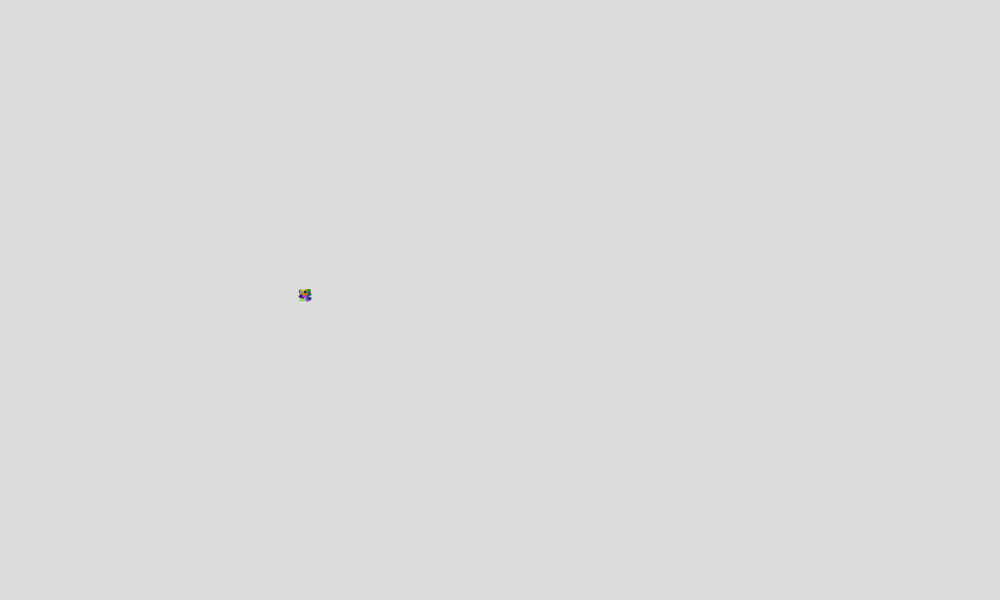
Frame 1 (no input)
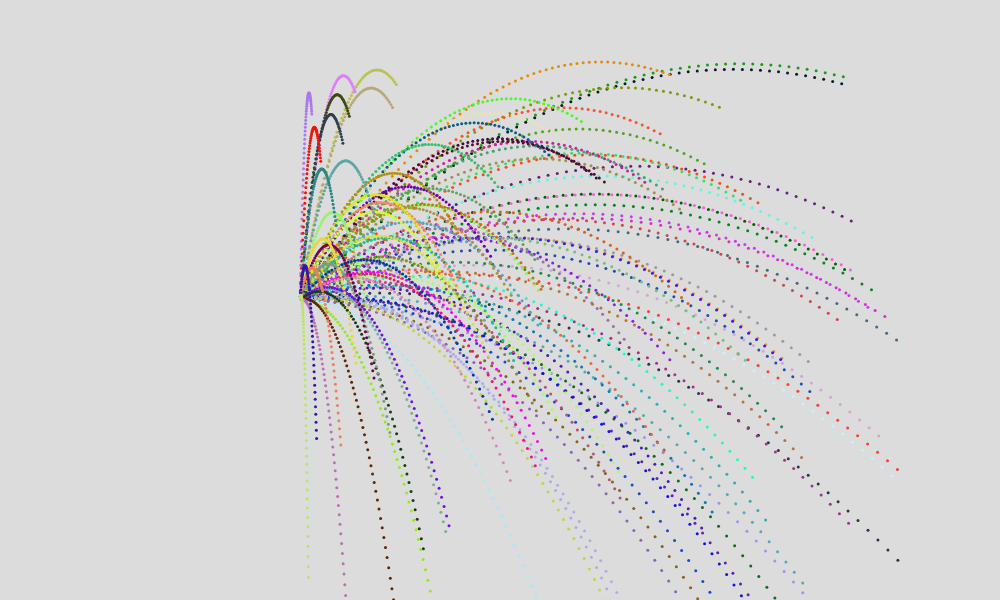
Frame 60 (no input)
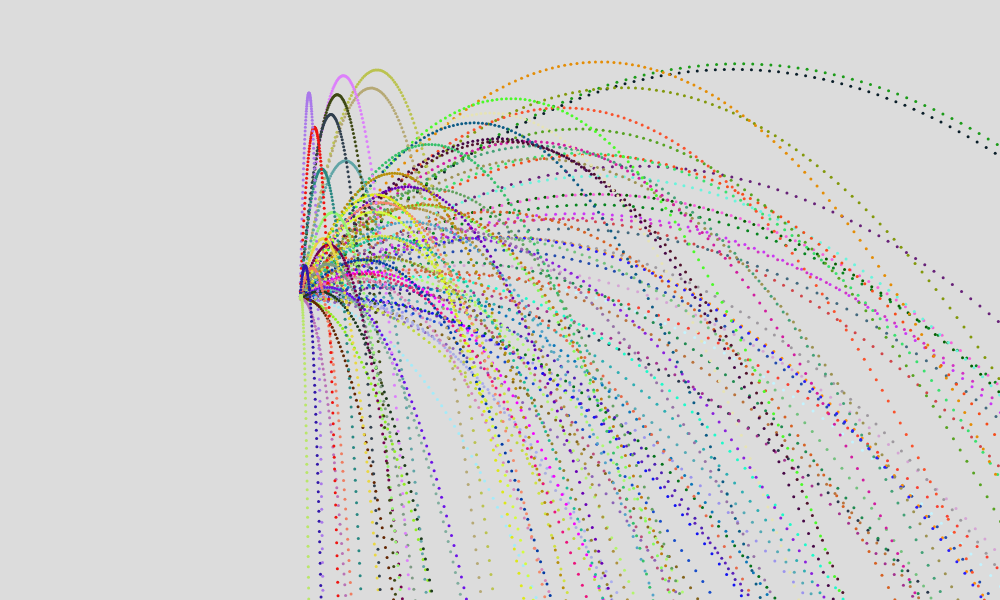
Frame 120 (the mouse pressed at the canvas centre since frame 60)

The p5.js sketch that drew these frames (run headless with seeded random() and noise() and a simulated clock; from frame 60 on, the mouse is pressed at the canvas centre):

// p5.js sketch
// ── sketch.js
// Partikkel i felt
// Tom Jarle Christiansen - CC BY SA - 2021
// "Kaster" et gitt antall partikler skrått mot høyre

class Partikkel {
  constructor(x, y, d, v_x, v_y) {
    this.p = createVector(x, y);
    this.v = createVector(v_x, v_y);
    this.a = createVector(0, 0.2); // Litt gravitasjon
    this.d = d;
    this.cr = parseInt(Math.random() * 255);
    this.cg = parseInt(Math.random() * 255);
    this.cb = parseInt(Math.random() * 255);
  }

  tegn() {
    this.v.add(this.a);
    this.p.add(this.v);
    fill(this.cr, this.cg, this.cb); // Fargelegger partikkelen
    noStroke();
    circle(this.p.x, this.p.y, this.d);
  }
}

// Init
N = 100; // Antall partikler
let m = 2;
let partikler = [];



function setup() {
  createCanvas(1000, 600);
  background(220);

  // Lager N partikler
  for ( let i = 0; i < N; i++ ) {
    partikler.push(new Partikkel(300, 300, 3, Math.random() * 10, -10 * Math.random()));
  }
}

function draw() {
  for (let p of partikler) {
    p.tegn();
  }
}
